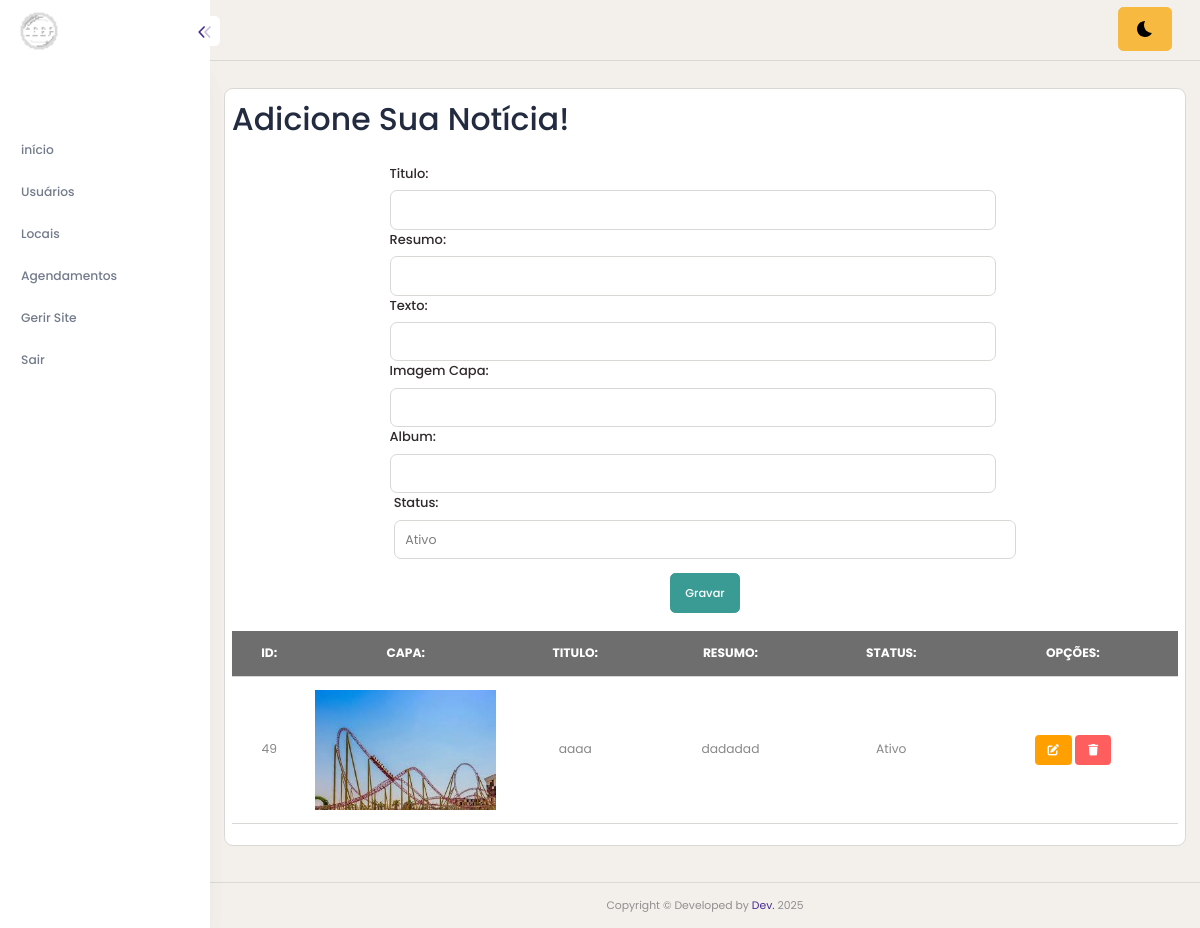
The page /projetoFinalAdmin/teste.php on the database as committed earlier.
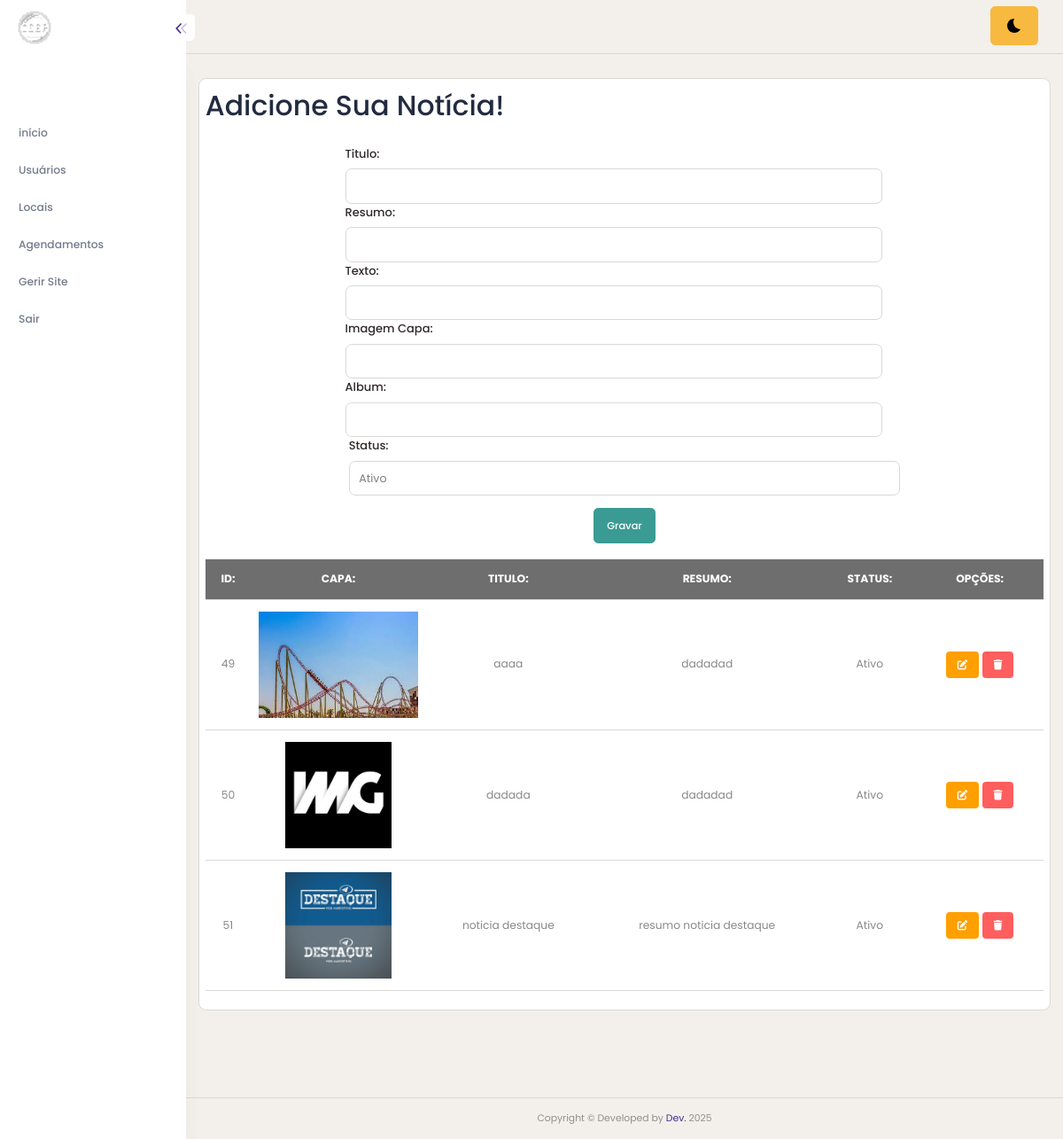
The same page on the database as committed later.
### tables this page shows
CREATE TABLE `noticias` (
  `id` int(11) NOT NULL,
  `titulo` varchar(100) DEFAULT NULL,
  `resumo` varchar(254) DEFAULT NULL,
  `texto` text DEFAULT NULL,
  `status` tinyint(1) DEFAULT NULL,
  `imagem` text DEFAULT NULL,
  `destaque` tinyint(1) NOT NULL
);

### projetoFinalAdmin/teste.php (the view, shortened to what this page needs)
<!DOCTYPE html>
<html lang="pt-BR">
<head>
    <?php include("app-header.php"); ?>
    <link rel="stylesheet" href="https://cdnjs.cloudflare.com/ajax/libs/dropzone/5.9.3/min/dropzone.min.css" />
</head>
<body>
    <?php include("app-lateral.php"); ?>
    <div class="content-body" style="min-height: 899px;">
        <div class="container-fluid">
            <div class="row">
                <div class="card p-2">
                    <h1>Adicione Sua Notícia!</h1>
                    <div class="row mt-3 ">
                        <form action="noticias-acao.php" method="post" class="row">
                            <div class="offset-2 col-8">
                                <label for="titulo" class="form-label">Titulo:</label>
                                <input type="text" class="form-control" id="titulo" name="txtTitulo">
                            </div>
                            <div class="offset-2 col-8">
                                <label for="resumo" class="form-label">Resumo:</label>
                                <input type="text" class="form-control" id="resumo" name="txtResumo">
                            </div>
                            <div class="offset-2 col-8">
                                <label for="texto" class="form-label">Texto:</label>
                                <input type="text" class="form-control" id="texto" name="txtTexto">
                            </div>
                            <div class="offset-2 col-8">
                                <label for="imagem" class="form-label">Imagem Capa:</label>
                                <input type="text" class="form-control" id="imagem" name="txtImagem">
                            </div>
                            <div class="offset-2 col-8">
                                <label for="album" class="form-label">Album:</label>
                                <input type="text" class="form-control" id="album" name="txtAlbum">
                            </div>
                            <div class="offset-2 col-8">
                                <label for="status" class="form-label">Status:</label>
                                <select type="text" class="form-control" id="status" name="txtStatus">
                                    <option value="1" selected>Ativo</option>
                                </select>
                            </div>
                            <div class="col-12 text-center">
                                <input value="Gravar" type="submit" class="btn btn-success mt-3">
                            </div> <br>
                        </form>
                    </div> <br>
                    <div class="text-center">
                        <table class="table ">
                            <tr class="table-dark">
                                <th>ID:</th>
                                <th>CAPA:</th>
                                <th>TITULO:</th>
                                <th>RESUMO:</th>
                                <th>STATUS:</th>
                                <th>OPÇÕES:</th>
                            </tr>
                            <?php
                            $sql = $conn->prepare(" SELECT * from noticias;");
                            $sql->execute();
                            while ($dados = $sql->fetch()) {
                            ?>
                                <tr>
                                    <td>
                                        <?php echo $dados['id'] ?>
                                    </td>
                                    <td style="width: 150px;">
                                        <?php echo '<img src="' . ($dados['imagem'] ?? '') . '" class="imgBorda" height="120px">'; ?>
                                    </td>
                                    <td>
                                        <?php echo $dados['titulo'] ?>
                                    </td>
                                    <td>
                                        <?php echo $dados['resumo'] ?>
                                    </td>
                                    <td>
                                        <?php
                                        if ($dados['status'] == 1) {
                                            echo "Ativo";
                                        } else {
                                            echo "Bloqueado";
                                        };
                                        ?>
                                    </td>
                                    <td class="text-center">
                                        <a href="noticias-editar.php?id=<?php echo $dados['id']; ?>" class="btn btn-warning btn-sm"><i class="fa-solid fa-pen-to-square"></i></a>
                                        <a href="noticias-deletar.php?id=<?php echo $dados['id']; ?>" class="btn btn-danger btn-sm"><i class="fa-solid fa-trash"></i></a>
                                    </td>
                                </tr>
                            <?php } ?>
                        </table>
                    </div>
                </div>
            </div>
        </div>
    </div>
    <?php include("app-footer.php"); ?>
</body>
</html>

### projetoFinalAdmin/app-header.php (shortened to what this page needs)
<link class="main-css" href="css/style.css" rel="stylesheet">

### projetoFinalAdmin/app-lateral.php (shortened to what this page needs)
<?php
$cargo = null;
?>
<div id="main-wrapper">
	<div class="nav-header">
		<a href="index.php" class="brand-logo">
		</a>
		<div class="nav-control">
			<div class="hanburger">
				<span class="line">
				</span>
			</div>
		</div>
	</div>
	<div class="header">
		<div class="offset-11 text-end btn btn-secondary mt-2">
			<a class="nav-link bell dz-theme-mode " href="javascript:void(0);">
			</a>
		</div>
	</div>
	<?php if ($cargo == 0): ?>
    <div class="deznav">
		<div class="deznav-scroll">
			<ul class="metismenu" id="menu">
				<li>
					<h4 style="color: white;" class="text-center nav-text">SISTEMA DE <br> AGENDAMENTOS</h4>
				</li>
				<li>
					<a href="index.php" aria-expanded="false">
						<span class="nav-text">início</span>
					</a>
				</li>
				<li>
					<a href="sair.php" aria-expanded="false">
						<span class="nav-text">Sair</span>
					</a>
				</li>
			</ul>
		</div>
	</div>
	<?php endif; ?>
	<?php if ($cargo !== 0): ?>
	<div class="deznav">
		<div class="deznav-scroll">
			<ul class="metismenu" id="menu">
				<li>
					<h4 style="color: white;" class="text-center nav-text">SISTEMA DE <br> AGENDAMENTOS</h4>
				</li>
				<li>
					<a href="index.php" aria-expanded="false">
						<span class="nav-text">início</span>
					</a>
				</li>
				<li>
					<a href="usuarios-pesquisar.php" aria-expanded="false">
						<span class="nav-text">Usuários</span>
					</a>
				</li>
				<li>
					<a href="locais-pesquisar.php" class="" aria-expanded="false">
						<span class="nav-text">Locais</span>
					</a>
				</li>
				<li>
					<a href="agendas-pesquisar.php" class="" aria-expanded="false">
						<span class="nav-text">Agendamentos</span>
					</a>
				</li>
				<li>
					<a href="gerir-site.php" class="" aria-expanded="false">
						<span class="nav-text">Gerir Site</span>
					</a>
				</li>
				<li>
					<a href="sair.php" aria-expanded="false">
						<span class="nav-text">Sair</span>
					</a>
				</li>
			</ul>
		</div>
	</div>
	<?php endif; ?>

### projetoFinalAdmin/app-footer.php
<div class="footer out-footer">
	<div class="copyright">
		<p>Copyright © Developed by <a href="https://dexignzone.com/" target="_blank">Dev.</a> <span class="current-year">2024</span></p>
	</div>
</div>
</div>

Rows that differ between the two databases and show on the page:
added noticias: id "50", imagem (picture), titulo "dadada", resumo "dadadad", status "Ativo"
added noticias: id "51", imagem (picture), titulo "noticia destaque", resumo "resumo noticia destaque", status "Ativo"
